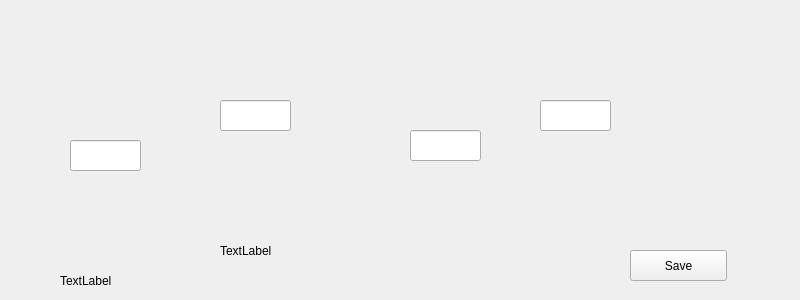
<?xml version="1.0" encoding="UTF-8"?>
<ui version="4.0">
 <class>ICMachineFigure</class>
 <widget class="QWidget" name="ICMachineFigure">
  <property name="geometry">
   <rect>
    <x>0</x>
    <y>0</y>
    <width>800</width>
    <height>300</height>
   </rect>
  </property>
  <property name="windowTitle">
   <string>Form</string>
  </property>
  <widget class="QLabel" name="figure">
   <property name="geometry">
    <rect>
     <x>10</x>
     <y>0</y>
     <width>751</width>
     <height>341</height>
    </rect>
   </property>
   <property name="text">
    <string/>
   </property>
   <property name="pixmap">
    <pixmap resource="../resource.qrc">:/resource/machine_struct.png</pixmap>
   </property>
   <property name="scaledContents">
    <bool>true</bool>
   </property>
  </widget>
  <widget class="ICLineEditWithVirtualNumericKeypad" name="xsec1">
   <property name="geometry">
    <rect>
     <x>70</x>
     <y>140</y>
     <width>71</width>
     <height>31</height>
    </rect>
   </property>
  </widget>
  <widget class="ICLineEditWithVirtualNumericKeypad" name="xsec2">
   <property name="geometry">
    <rect>
     <x>220</x>
     <y>100</y>
     <width>71</width>
     <height>31</height>
    </rect>
   </property>
  </widget>
  <widget class="ICLineEditWithVirtualNumericKeypad" name="xsec3">
   <property name="geometry">
    <rect>
     <x>410</x>
     <y>130</y>
     <width>71</width>
     <height>31</height>
    </rect>
   </property>
  </widget>
  <widget class="ICLineEditWithVirtualNumericKeypad" name="xsec4">
   <property name="geometry">
    <rect>
     <x>540</x>
     <y>100</y>
     <width>71</width>
     <height>31</height>
    </rect>
   </property>
  </widget>
  <widget class="QLabel" name="xmax">
   <property name="geometry">
    <rect>
     <x>60</x>
     <y>270</y>
     <width>71</width>
     <height>21</height>
    </rect>
   </property>
   <property name="text">
    <string>TextLabel</string>
   </property>
  </widget>
  <widget class="QLabel" name="xmin">
   <property name="geometry">
    <rect>
     <x>220</x>
     <y>240</y>
     <width>61</width>
     <height>21</height>
    </rect>
   </property>
   <property name="text">
    <string>TextLabel</string>
   </property>
  </widget>
  <widget class="QPushButton" name="saveButton">
   <property name="geometry">
    <rect>
     <x>630</x>
     <y>250</y>
     <width>97</width>
     <height>31</height>
    </rect>
   </property>
   <property name="text">
    <string>Save</string>
   </property>
  </widget>
 </widget>
 <customwidgets>
  <customwidget>
   <class>ICLineEditWithVirtualNumericKeypad</class>
   <extends>QLineEdit</extends>
   <header>iclineeditwithvirtualnumerickeypad.h</header>
  </customwidget>
 </customwidgets>
 <resources>
  <include location="../resource.qrc"/>
 </resources>
 <connections/>
</ui>
